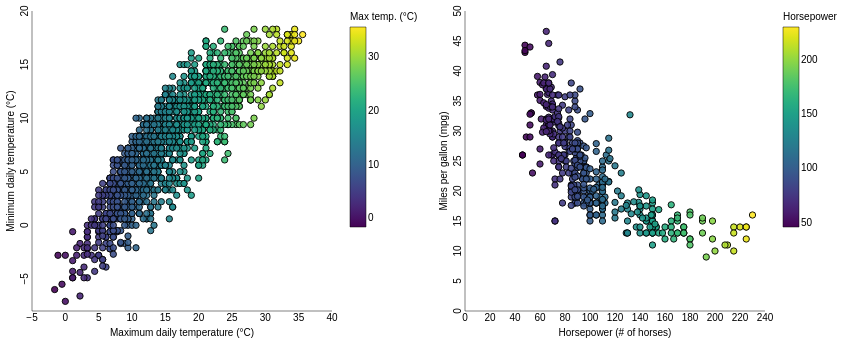

Notebook code for this chart:
### Markdown cell above
### Choosing the data
It is sensible to plot `temp_min` and `temp_max` against one another for `seattle_weather`, as those features will demonstrate strong linear correlation.

For `cars`, it would be most sensible to plot `Miles_per_Gallon` and `Horsepower` against one another, as those features will demonstrate an inverse correlation.

### Code cell
plot_sw_temps = alt.Chart(df_sw).mark_point(
  size = 40,
  color = "black",
  strokeWidth = 1,
  opacity = 0.9
  ).encode(
    x = alt.X("temp_max", title = "Maximum daily temperature (°C)"),
    y = alt.Y("temp_min", title = "Minimum daily temperature (°C)"),
    fill = alt.Color("temp_max").scale().title("Max temp. (°C)"),
    tooltip = ["date", "temp_max", "temp_min"],
    ).interactive()
  
plot_cars_mpg_hpwr = alt.Chart(df_cars).mark_point(
  size = 40,
  color = "black",
  strokeWidth = 1,
  opacity = 0.9
  ).encode(
    x = alt.X("Horsepower", title = "Horsepower (# of horses)"),
    y = alt.Y("Miles_per_Gallon", title = "Miles per gallon (mpg)"),
    fill = alt.Color("Horsepower:Q").scale().title("Horsepower"), # encoded fill breaks regression line for some reason
    tooltip = ["Name", "Horsepower", "Miles_per_Gallon"],
    ).interactive()

plot = (plot_sw_temps | plot_cars_mpg_hpwr).resolve_scale(fill = "independent") # required for separate color scales when concatening
plot

### Figure 1 — Vega-Lite specification as saved in the notebook (floating-point values rounded to 4 significant figures; data arrays with more than 128 entries replaced by an {"elided": "..."} marker saying what was removed)
{"background": "white", "config": {"area": {"fill": "black", "fillOpacity": 1.0, "stroke": "black", "strokeOpacity": 1, "strokeWidth": 0.5}, "axis": {"domain": true, "domainColor": "black", "domainWidth": 0.5, "grid": false, "gridColor": "darkGray", "gridOpacity": 0.5, "gridWidth": 0.5, "labelColor": "black", "labelFont": "Helvetica Neue", "labelFontStyle": "Regular", "labelFontWeight": 300, "ticks": false, "tickColor": "black", "tickWidth": 0.5, "titleColor": "black", "titleFont": "Helvetica Neue", "titleFontStyle": "Regular", "titleFontWeight": 300, "translate": 0}, "axisX": {"labelAlign": "center", "labelAngle": 0, "ticks": false}, "axisY": {"labelAlign": "center", "labelAngle": 270, "ticks": false}, "bar": {"fill": "black", "fillOpacity": 1.0, "stroke": "black", "strokeOpacity": 1, "strokeWidth": 0.5}, "boxplot": {"box": {"fillOpacity": 1.0, "stroke": "black", "strokeOpacity": 1, "strokeWidth": 0.5}, "median": {"fill": "white", "fillOpacity": 1.0, "size": 10, "stroke": "black", "strokeOpacity": 1, "strokeWidth": 0.5}, "rule": {"fill": "black", "fillOpacity": 1.0, "size": 10, "stroke": "black", "strokeDash": [0, 0], "strokeOpacity": 1, "strokeWidth": 0.5}, "outliers": {"color": "black", "fill": "black", "fillOpacity": 1.0, "size": 0, "stroke": "black", "strokeOpacity": 1, "strokeWidth": 0.5}}, "circle": {"fill": "black", "fillOpacity": 1.0, "size": 10, "stroke": "black", "strokeOpacity": 1, "strokeWidth": 0.5}, "font": "Helvetica Neue", "header": {"labelColor": "black", "labelFont": "Helvetica Neue", "labelFontStyle": "Regular", "labelFontWeight": 300, "titleColor": "black", "titleFont": "Helvetica Neue", "titleFontStyle": "Regular", "titleFontWeight": 300, "titlePadding": 0}, "legend": {"disable": false, "gradientOpacity": 1.0, "gradientStrokeColor": "black", "gradientStrokeWidth": 0.5, "labelColor": "black", "labelFont": "Helvetica Neue", "labelFontStyle": "Regular", "labelFontWeight": 300, "strokeColor": "black", "strokeWidth": 0, "symbolStrokeColor": "black", "titleColor": "black", "titleFont": "Helvetica Neue", "titleFontStyle": "Regular", "titleFontWeight": 300}, "line": {"color": "black", "stroke": "black", "strokeDash": [0, 0], "strokeOpacity": 1, "strokeWidth": 0.5}, "point": {"fill": "black", "fillOpacity": 1.0, "size": 10, "stroke": "black", "strokeOpacity": 1, "strokeWidth": 0.5}, "range": {"category": {"scheme": ["#C6A639", "#4BA69F"], "interpolation": "cubehelix"}, "diverging": {"scheme": ["#C6A639", "#4BA69F"]}, "heatmap": {"scheme": "viridis"}, "ordinal": ["#4BA69F", "#C6A639", "#75954A", "#4A8A95", "#FCF6D1"], "ramp": {"scheme": "viridis"}, "scale": {}}, "rule": {"color": "black", "stroke": "black", "strokeDash": [4, 4], "strokeOpacity": 1, "strokeWidth": 0.5}, "rect": {"fill": "black", "fillOpacity": 1.0, "stroke": "black", "strokeOpacity": 1, "strokeWidth": 0.5}, "square": {"fill": "black", "fillOpacity": 1.0, "size": 10, "stroke": "black", "strokeOpacity": 1, "strokeWidth": 0.5}, "title": {"color": "black", "font": "Helvetica Neue", "fontStyle": "Regular", "fontWeight": 300, "subtitleColor": "black", "subtitleFont": "Helvetica Neue", "subtitleFontStyle": "Regular", "subtitleFontWeight": 300}, "view": {"fill": "white", "stroke": "black", "strokeOpacity": 0, "strokeWidth": 0.5}}, "hconcat": [{"data": {"name": "data-6881b3c76720a51ecae2e2fb5659aff4"}, "mark": {"type": "point", "color": "black", "opacity": 0.9, "size": 40, "strokeWidth": 1}, "encoding": {"fill": {"field": "temp_max", "scale": {}, "title": "Max temp. (°C)", "type": "quantitative"}, "tooltip": [{"field": "date", "type": "temporal"}, {"field": "temp_max", "type": "quantitative"}, {"field": "temp_min", "type": "quantitative"}], "x": {"field": "temp_max", "title": "Maximum daily temperature (°C)", "type": "quantitative"}, "y": {"field": "temp_min", "title": "Minimum daily temperature (°C)", "type": "quantitative"}}, "name": "view_33"}, {"data": {"name": "data-583e73726c1545c56c203344161a975c"}, "mark": {"type": "point", "color": "black", "opacity": 0.9, "size": 40, "strokeWidth": 1}, "encoding": {"fill": {"field": "Horsepower", "scale": {}, "title": "Horsepower", "type": "quantitative"}, "tooltip": [{"field": "Name", "type": "nominal"}, {"field": "Horsepower", "type": "quantitative"}, {"field": "Miles_per_Gallon", "type": "quantitative"}], "x": {"field": "Horsepower", "title": "Horsepower (# of horses)", "type": "quantitative"}, "y": {"field": "Miles_per_Gallon", "title": "Miles per gallon (mpg)", "type": "quantitative"}}, "name": "view_34"}], "params": [{"name": "param_73", "select": {"type": "interval", "encodings": ["x", "y"]}, "bind": "scales", "views": ["view_33"]}, {"name": "param_74", "select": {"type": "interval", "encodings": ["x", "y"]}, "bind": "scales", "views": ["view_34"]}], "resolve": {"scale": {"fill": "independent"}}, "$schema": "https://vega.github.io/schema/vega-lite/v5.20.1.json", "datasets": {"data-6881b3c76720a51ecae2e2fb5659aff4": {"elided": "1461 records"}, "data-583e73726c1545c56c203344161a975c": {"elided": "406 records"}}}
